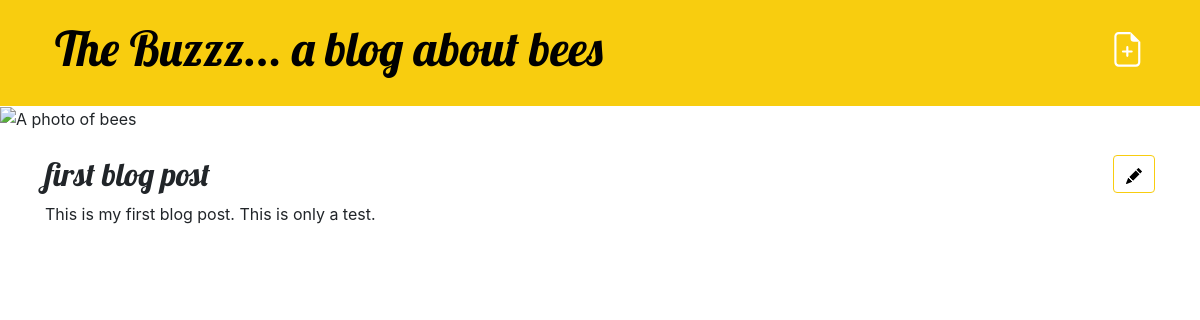
The app's page /post/1/ with its own data.
### blog/models.py (models this page shows, shortened)
class Post(models.Model):
    author = models.ForeignKey(settings.AUTH_USER_MODEL, on_delete=models.CASCADE)
    title = models.CharField(max_length=200)
    text = models.TextField()
    created_date = models.DateTimeField(default=timezone.now)
    published_date = models.DateTimeField(blank=True, null=True)

### blog/views.py (the view)
# urls.py: path('post/<int:pk>/', views.post_detail, name='post_detail'),
def post_detail(request, pk):
    post = get_object_or_404(Post, pk=pk)
    return render(request, 'blog/post_detail.html', {'post': post})

### blog/templates/blog/post_detail.html (shortened to what this page needs)
{% extends 'blog/base.html' %}
{% block content %}
    <article class="post">
        <aside class="actions">
            <a class="btn btn-default href={% url 'post_edit' pk=post.pk %}">
            </a>
        </aside>
        <h2>{{ post.title }}</h2>
        <p>{{ post.text|linebreaksbr }}</p>
    </article>
{% endblock %}

### blog/static/css/blog.css (style rules this page uses)
h1, h2, h3, h4 { font-family: 'Lobster', cursive; }
.post { margin-bottom: 70px; }
.post > .date, .post > .actions { float: right; }
.btn-default, .btn-default:visited { color: #000000; background: none; border-color: #f8cd0f; }

### records on screen
Post: title "first blog post", text "This is my first blog post. This is only a test."
